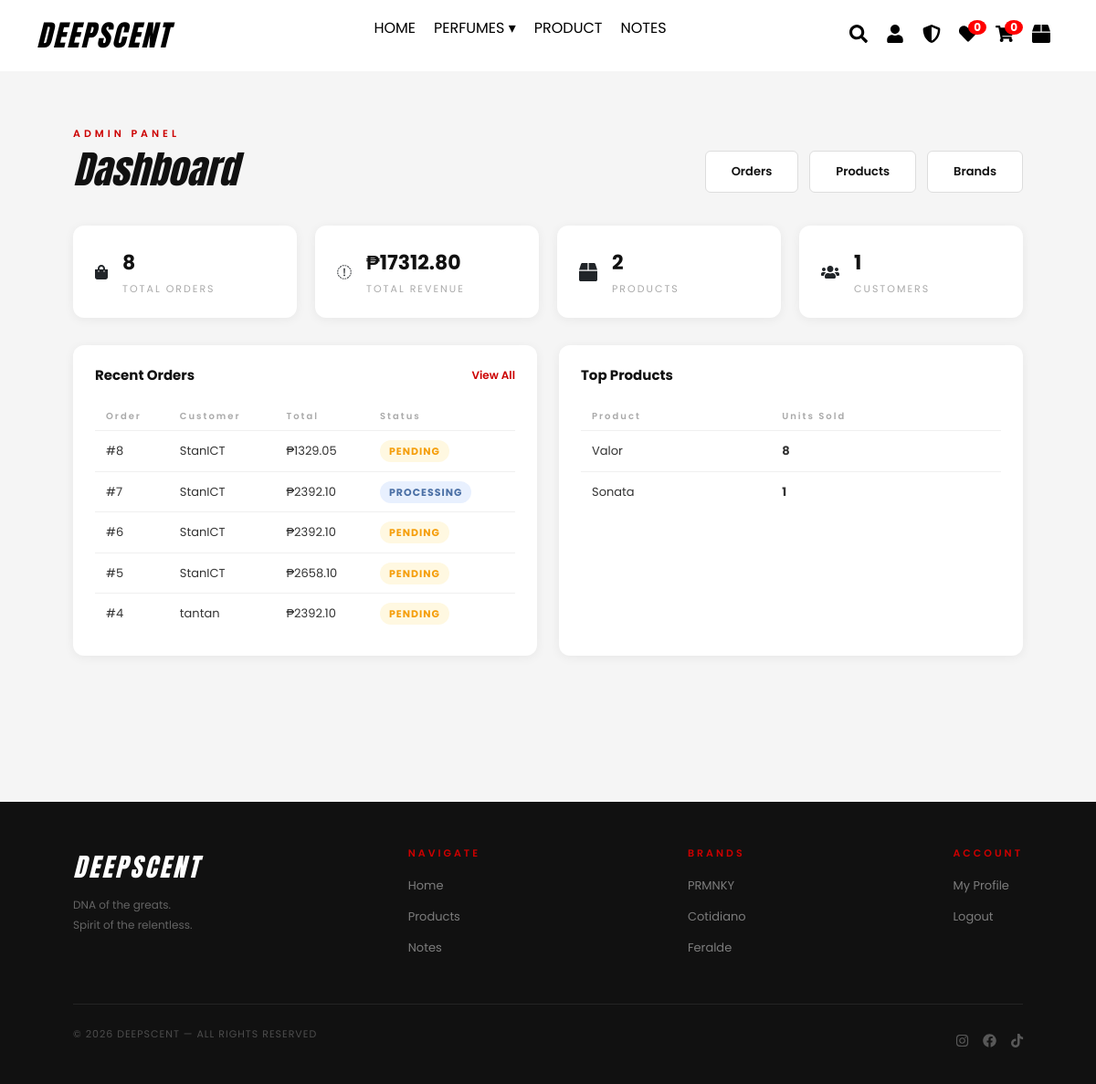
The app's page /admin/dashboard (signed in), older data.
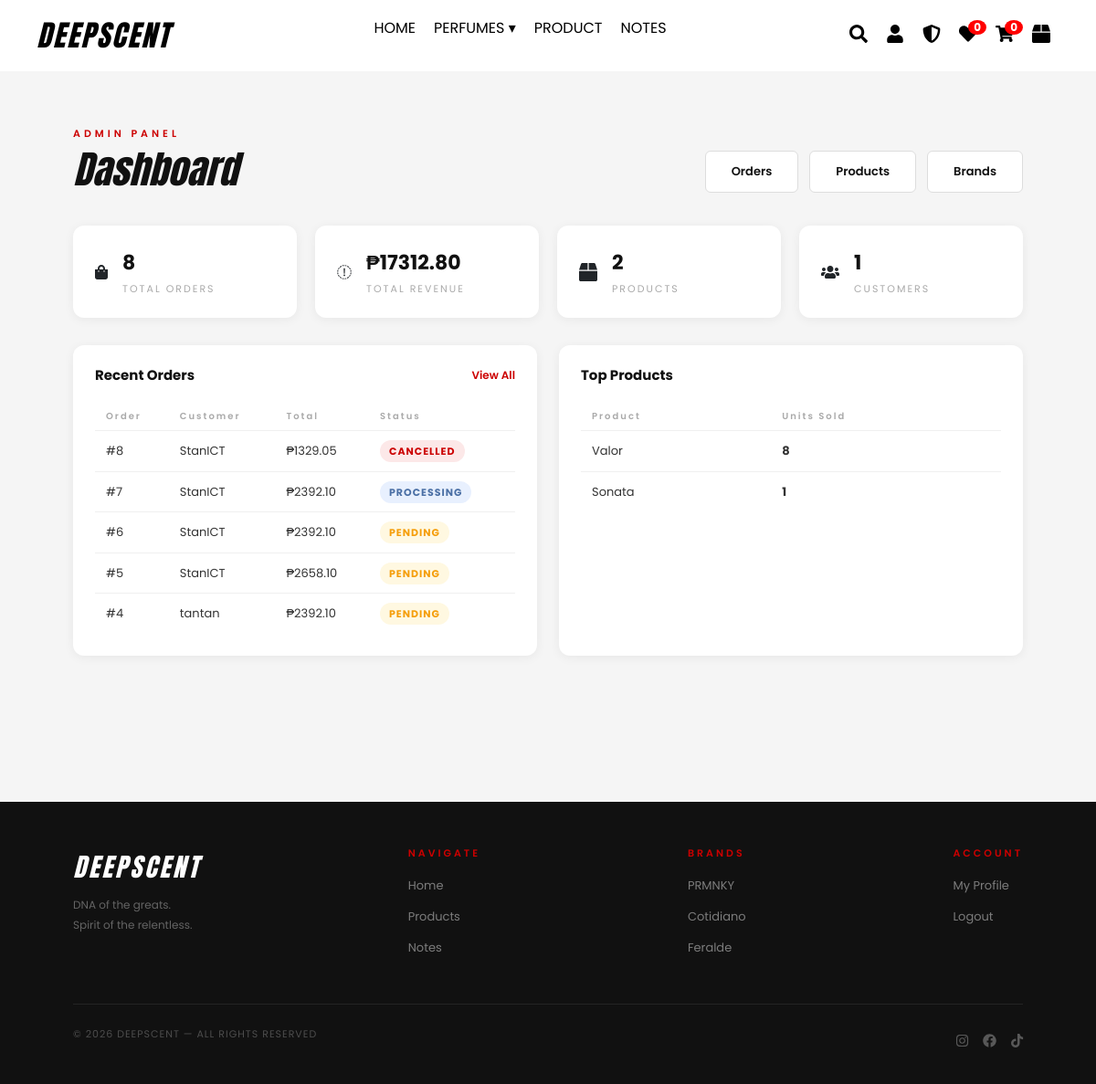
The same page, newer data.
### website/models.py (models this page shows)
class Order(db.Model):
    id = db.Column(db.Integer, primary_key=True)
    user_id = db.Column(db.Integer, db.ForeignKey('user.id'), nullable=False)
    created_at = db.Column(db.DateTime, default=datetime.utcnow)
    status = db.Column(db.String(20), default='Pending')
    total = db.Column(db.Float, nullable=False)
    address = db.Column(db.String(300), default='')
    items = db.relationship('OrderItem', backref='order', lazy=True)

class User(db.Model, UserMixin):
    id = db.Column(db.Integer, primary_key=True)
    username = db.Column(db.String(150), unique=True, nullable=False)
    password = db.Column(db.String(150), nullable=False)
    is_admin = db.Column(db.Boolean, default=False)
    avatar = db.Column(db.String(150), nullable=True)
    fullname = db.Column(db.String(150), default='')
    address = db.Column(db.String(300), default='')
    cart_items = db.relationship('CartItem', backref='user', lazy=True)
    favorites = db.relationship('Favorite', backref='user', lazy=True)
    orders = db.relationship('Order', backref='user', lazy=True)

### website/admin.py (the view)
@admin.route("/dashboard")
@login_required
def dashboard():
    if not current_user.is_admin:
        abort(403)
    total_orders = Order.query.count()
    total_revenue = db.session.query(db.func.sum(Order.total)).scalar() or 0
    total_products = Product.query.count()
    total_users = User.query.filter_by(is_admin=False).count()
    recent_orders = Order.query.order_by(Order.created_at.desc()).limit(5).all()
    top_products = db.session.query(
        Product.name, db.func.sum(OrderItem.quantity).label('sold')
    ).join(OrderItem).group_by(Product.id).order_by(db_text('sold DESC')).limit(5).all()
    return render_template('admin_dashboard.html',
        total_orders=total_orders,
        total_revenue=total_revenue,
        total_products=total_products,
        total_users=total_users,
        recent_orders=recent_orders,
        top_products=top_products
    )

### website/templates/admin_dashboard.html (shortened to what this page needs)
{% extends "base.html" %}
{% block content %}
<section class="admin-page">
    <div class="admin-header">
        <div>
            <p class="section-label">ADMIN PANEL</p>
            <h1 class="admin-title">Dashboard</h1>
        </div>
        <div style="display:flex;gap:12px;">
            <a href="{{ url_for('admin.admin_orders') }}" class="admin-btn-secondary">Orders</a>
            <a href="{{ url_for('admin.admin_products') }}" class="admin-btn-secondary">Products</a>
            <a href="{{ url_for('admin.admin_brands') }}" class="admin-btn-secondary">Brands</a>
        </div>
    </div>
    <div class="dash-stats">
        <div class="stat-card">
            <i class="fas fa-shopping-bag"></i>
            <div>
                <p class="stat-value">{{ total_orders }}</p>
                <p class="stat-label">Total Orders</p>
            </div>
        </div>
        <div class="stat-card">
            <i class="fas fa-peso-sign"></i>
            <div>
                <p class="stat-value">₱{{ "%.2f"|format(total_revenue) }}</p>
                <p class="stat-label">Total Revenue</p>
            </div>
        </div>
        <div class="stat-card">
            <i class="fas fa-box"></i>
            <div>
                <p class="stat-value">{{ total_products }}</p>
                <p class="stat-label">Products</p>
            </div>
        </div>
        <div class="stat-card">
            <i class="fas fa-users"></i>
            <div>
                <p class="stat-value">{{ total_users }}</p>
                <p class="stat-label">Customers</p>
            </div>
        </div>
    </div>
    <div class="dash-grid">
        <div class="dash-card">
            <div class="dash-card-header">
                <h3>Recent Orders</h3>
                <a href="{{ url_for('admin.admin_orders') }}">View All</a>
            </div>
            {% if recent_orders %}
            <table class="admin-table">
                <thead><tr><th>Order</th><th>Customer</th><th>Total</th><th>Status</th></tr></thead>
                <tbody>
                    {% for order in recent_orders %}
                    <tr>
                        <td>#{{ order.id }}</td>
                        <td>{{ order.user.username }}</td>
                        <td>₱{{ "%.2f"|format(order.total) }}</td>
                        <td><span class="order-status status-{{ order.status|lower }}">{{ order.status }}</span></td>
                    </tr>
                    {% endfor %}
                </tbody>
            </table>
            {% else %}
            <p class="dash-empty">No orders yet.</p>
            {% endif %}
        </div>
        <div class="dash-card">
            <div class="dash-card-header">
                <h3>Top Products</h3>
            </div>
            {% if top_products %}
            <table class="admin-table">
                <thead><tr><th>Product</th><th>Units Sold</th></tr></thead>
                <tbody>
                    {% for name, sold in top_products %}
                    <tr>
                        <td>{{ name }}</td>
                        <td><strong>{{ sold }}</strong></td>
                    </tr>
                    {% endfor %}
                </tbody>
            </table>
            {% else %}
            <p class="dash-empty">No sales yet.</p>
            {% endif %}
        </div>
    </div>
</section>
{% endblock %}

Row changes from the older to the newer data that the page shows:
changed Order id 8: status "PENDING" → "CANCELLED"
